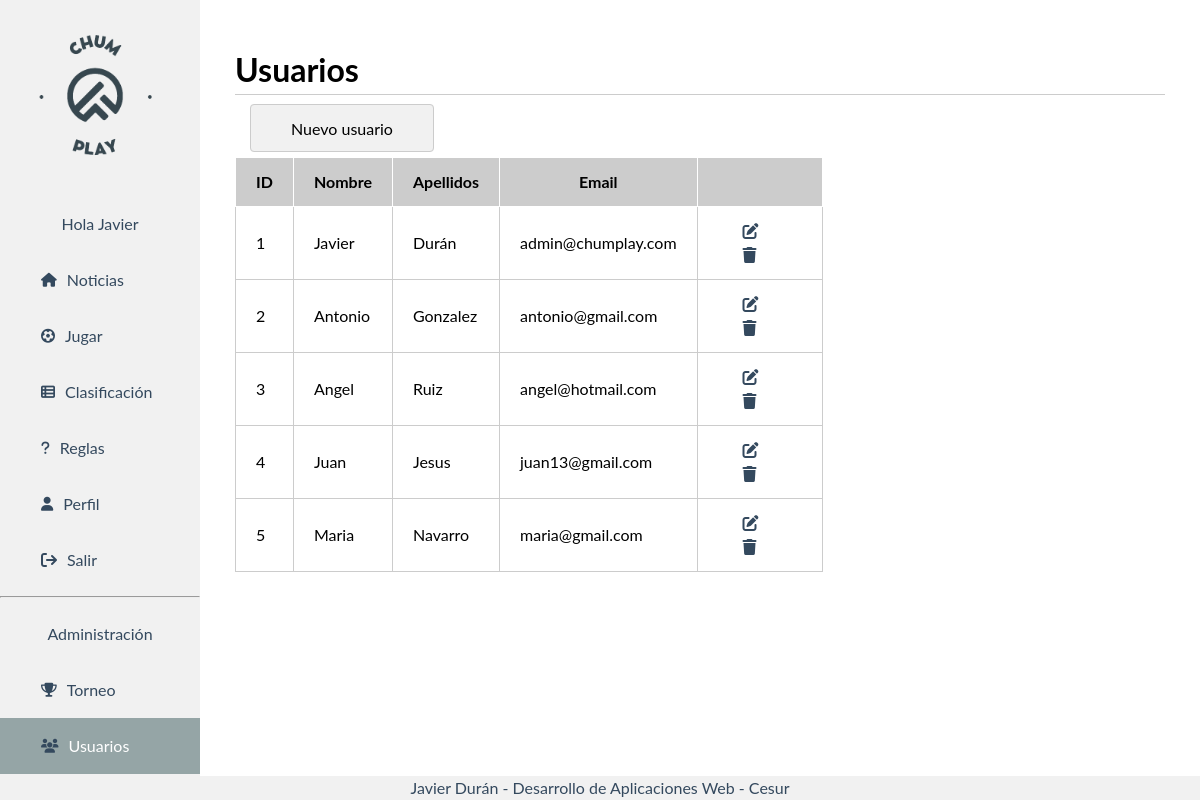
/admin/players.php (signed in), run on the app's committed database.
### tables this page shows
CREATE TABLE `tbl_users` (
  `id` int(11) NOT NULL,
  `nombre` varchar(255) NOT NULL,
  `apellidos` varchar(256) NOT NULL,
  `email` varchar(256) NOT NULL,
  `pass` varchar(256) NOT NULL,
  `rol` varchar(32) NOT NULL,
  `points` int(60) NOT NULL
);

### lib/Session_Users.php (called while the page is built, shortened)
<?php
class Session_Users
{
  private $usuario=null;
  private $rol = null;
  function __construct()
  {
    if(isset($_SESSION["usuario"]) || isset($_SESSION["rol"]) || isset($_SESSION["id"]) ) {
      $this->usuario=$_SESSION["usuario"];
      $this->rol = $_SESSION["rol"];
    }
  }
  public function getUsuario(){
    return $this->usuario;
  }
  public function getRol(){
    return $this->rol;
  }
}
?>

### lib/db.php (called while the page is built, shortened)
<?php
class db
{
  private $host = "localhost";
  private $user = "root";
  private $pass = "";
  private $db_name = "chumplay";
  private $conexion;
  private $error = false;
  function __construct()
  {
    $this->conexion = new mysqli($this->host, $this->user, $this->pass, $this->db_name);
  }
  public function realizarConsulta($consulta)
  {
    if ($this->error == false) {
      $resultado = $this->conexion->query($consulta);
      return $resultado;
    } else {
      $this->error_msj = "Imposible realizar la consulta: " . $consulta;
      return null;
    }
  }
}

### lib/Users.php (called while the page is built, shortened)
<?php
include_once "db.php";
class Users extends db
{
  function listUsers()
  {
    $sql = "SELECT * from tbl_users";
    return $this->realizarConsulta($sql);
  }
}

### admin/players.php (the view, shortened to what this page needs)
<?php
include "../lib/Users.php";
include "../lib/Session_Users.php";
$seguridad = new Session_Users();
$nameuser_session = $seguridad->getUsuario();
$roluser_session = $seguridad->getRol();
$users = new Users();
$resultado = $users->listUsers();
?>
<!DOCTYPE html>
<html lang="en">
<head>
    <link rel="stylesheet" type="text/css" href="../css/menu.css">
    <link rel="stylesheet" type="text/css" href="../css/style.css">
    <link rel="stylesheet" href="https://cdnjs.cloudflare.com/ajax/libs/font-awesome/6.1.1/css/all.min.css" />
</head>
<body>
    <div class="sidebar">
        <img src="../img/logo.png" alt="ChumPlay" title="ChumPlay">
        <label class="namelogin">Hola <?php echo $nameuser_session; ?></label>
        <a href="../home.php"> <i class="fa fa-home fa-sm"></i>Noticias</a>
        <a href="../play.php"><i class="fa fa-solid fa-futbol fa-sm"></i>Jugar</a>
        <a href="../rating.php"><i class="fa fa-solid fa-table-list fa-sm"></i>Clasificación</a>
        <a href="../rules.php"><i class="fa fa-solid fa-question fa-sm"></i>Reglas</a>
        <a href="../profile.php"><i class="fa fa-solid fa-user fa-sm"></i>Perfil</a>
        <a href="../logout.php"><i class="fa fa-solid fa-arrow-right-from-bracket"></i>Salir</a>
        <?php if ($roluser_session == 1) { ?>
            <hr>
        <label class="admin">Administración</label>
        <a href="cup.php"><i class="fa fa-solid fa-trophy fa-sm"></i>Torneo</a>
        <a class="active" href="players.php"><i class="fa fa-solid fa-users fa-sm"></i>Usuarios</a>
        <a href="notices.php"><i class="fa fa-solid fa-file-lines"></i>Noticias</a>
        <?php }
        ?>
    </div>
    <div class="content">
        <h1>Usuarios</h1>
        <a class="a_players" href="users/new_user.php">Nuevo usuario</a>
        <div class="tbl_users_div">
            <table class="tbl_users">
                <thead>
                    <tr>
                        <th><b>ID</b></th>
                        <th><b>Nombre</b></th>
                        <th><b>Apellidos</b></th>
                        <th><b>Email</b></th>
                        <th></th>
                    </tr>
                <tbody>
                    <?php
                    while ($row = $resultado->fetch_assoc()) { ?>
                        <tr>
                            <td><?php echo $row['id']; ?>
                            <td><?php echo $row['nombre']; ?>
                            </td>
                            <td><?php echo $row['apellidos']; ?>
                            </td>
                            <td>
                                <?php echo $row['email']; ?>
                            </td>
                            <td>
                            <a href="users/modify_user.php?id=<?php echo $row['id']; ?>" title="Modificar"><i class="fa fa-solid fa-pen-to-square"></i></a>
                            <a href="users/delete_user.php?id=<?php echo $row['id']; ?>" title="Elminar"><i class="fa fa-solid fa-trash"></i></i></a>
                            </td>
                        </tr>
                    <?php } ?>
                </tbody>
            </table>
        </div>
    </div>
    <div class="footer">
        Javier Durán - Desarrollo de Aplicaciones Web - Cesur
    </div>
</body>
</html>

### css/menu.css (style rules this page uses)
body { margin: 0; font-family: "Lato", sans-serif; }
.fa { padding-right: 10px; }
.admin { display: block; color: #34495e; padding: 16px; text-decoration: none; text-align: center; }
.namelogin { display: block; color: #34495e; padding: 16px; text-decoration: none; text-align: center; }
.sidebar { margin: 0; padding: 0; width: 200px; background-color: #f1f1f1; position: fixed; height: 100%; overflow: auto; font-size: 1.0em; }
.sidebar img { width: 95%; }
.sidebar a { display: block; color: #34495e; padding: 16px; text-decoration: none; }
.sidebar a.active { background-color: #95a5a6; color: white; }
div.content { margin-left: 200px; padding: 25px 35px; }
.footer { position: fixed; left: 0; bottom: 0; width: 100%; background-color: #f1f1f1; color: #34495e; text-align: center; }

### css/style.css (style rules this page uses)
html, body { line-height: 1.5; }
h1 { border-bottom: 1px solid #ccc; }
td { margin: 10px 10px 10px 10px; }
.tbl_users_div { position: fixed; width: 70%; height: 560px; }
.tbl_users { border: 1px solid #ccc; width: 70%; border-radius: 4px; border-collapse: collapse; border-spacing: 0; }
.tbl_users td { margin: 5px 5px 5px 5px; padding: 12px 20px; border: 1px solid #ccc; }
.tbl_users th { margin: 5px 5px 5px 5px; padding: 12px 20px; border: 1px solid white; background-color: #ccc; }
.a_players { background-color: #f1f1f1; color: black; padding: 13.5px 40px; margin: 8px 0 0 15px; border: 1px solid #ccc !important; border-radius: 4px; cursor: pointer; font-family: "Lato", sans-serif; font-size: 1.0em; text-decoration: none; }
.fa { display: flex; justify-content: center; align-items: center; padding-left: 25px; color: #34495e; }

### data on the page
tbl_users: id "1", nombre "Javier", apellidos "Durán", email "admin@chumplay.com"
tbl_users: id "2", nombre "Antonio", apellidos "Gonzalez", email "antonio@gmail.com"
tbl_users: id "3", nombre "Angel", apellidos "Ruiz", email "angel@hotmail.com"
tbl_users: id "4", nombre "Juan", apellidos "Jesus", email "juan13@gmail.com"
tbl_users: id "5", nombre "Maria", apellidos "Navarro", email "maria@gmail.com"

### other printed values
$nameuser_session "Javier"
